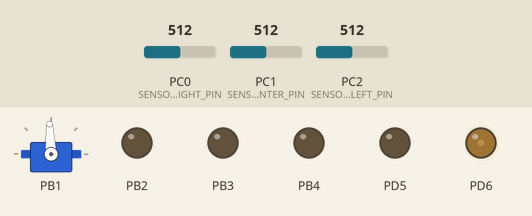
Recording of a program running on a simulated ATmega328P, built with avr-gcc and emulated at 16 MHz. Shown: servo, output pins drawn as LEDs (lit = HIGH). The inputs (shaded band) are chosen by the test bench; at power-on: PC0 (SENSOR_RIGHT_PIN) = 512, PC2 (SENSOR_LEFT_PIN) = 512, PC1 (SENSOR_CENTER_PIN) = 512. Servo pulses on a pin are drawn as a servo (544–2400 µs = 0–180°); pins used as bus, display or sensor lines are not drawn.

Above: at 1.2 s.
1.3 s: PC0 (SENSOR_RIGHT_PIN) set to 716
At 2.3 s:
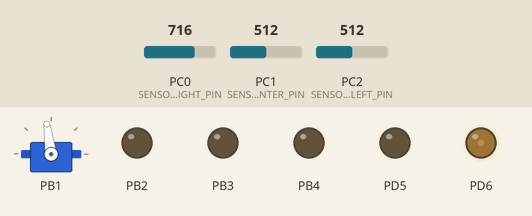
4.3 s: PC2 (SENSOR_LEFT_PIN) set to 122
At 6.5 s:
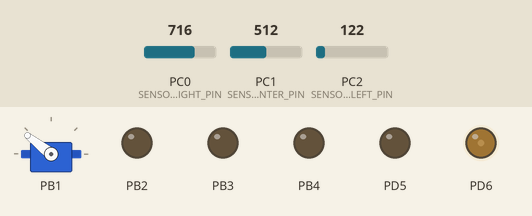
7.3 s: PC1 (SENSOR_CENTER_PIN) set to 539
At 8.5 s:
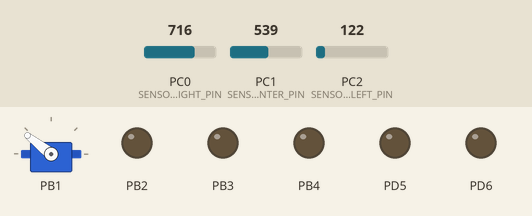
8.8 s: PC2 (SENSOR_LEFT_PIN) set to 510
At 10.3 s:
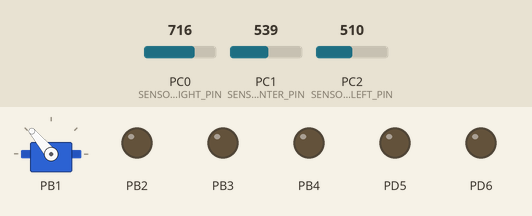
11.8 s: PC0 (SENSOR_RIGHT_PIN) set to 306
14.8 s: PC0 (SENSOR_RIGHT_PIN) set to 122
Timing chart, 0 to 21.2 s (numbered marks = the images above; inputs shaded):
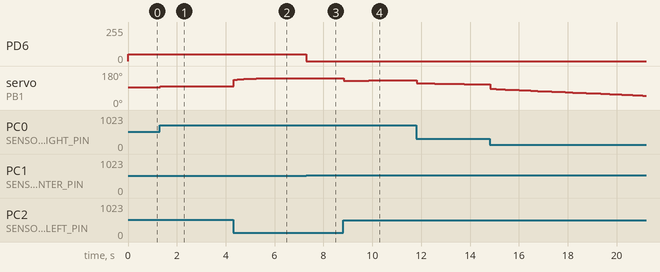

Measured:
- the behaviour switches between 530 and 531 on PC1 (SENSOR_CENTER_PIN) (found by bisection; images 2 and 3)
- after the input at 1.3 s, servo on PB1: 93° → 98° at once, → 99° 1.3 s later, → 100° 1.5 s later
- after the input at 7.3 s, PD6: 51/255 → 0/255 at once
- after the input at 8.8 s, servo on PB1: 142° → 128° at once, → 129° 0.30 s later, → 130° 0.74 s later, → 131° 1.5 s later

The program:

main.c
```c
/********************************************************************************
* main.c:
********************************************************************************/

/* Include directives */
#include "global_header.h"

/* Initiation of global variables */
struct pid servo_pid;

/********************************************************************************
* main:
********************************************************************************/
int main(void)
{
	pid_init(&servo_pid, SERVO_ANGLE_CENTER, SERVO_ANGLE_MIN, SERVO_ANGLE_MAX, 1, 0.001, 0.01);
	setup();

	while (true)
	{
		// Some work still remains before this function can handle the operation of the FSM.
		//fsm_run();

		// Debugging code for distance sensors.
		/*
		serial_print_string("Left: ");
		serial_print_double(ir_sensor_get_distance_cm(SENSOR_LEFT_PIN));
		serial_print_new_line();

		serial_print_string("Center: ");
		serial_print_double(ir_sensor_get_distance_cm(SENSOR_CENTER_PIN));
		serial_print_new_line();

		serial_print_string("Right: ");
		serial_print_double(ir_sensor_get_distance_cm(SENSOR_RIGHT_PIN));
		serial_print_new_line();
		delay_ms(1000);
		*/

		// Temporary solution for basic control of the car.
		pid_regulate(&servo_pid, ir_sensor_get_servo_pid_input(SENSOR_LEFT_PIN, SENSOR_RIGHT_PIN));
		servo_set_angle((uint8_t)servo_pid.output);
		motor_controller_run(ir_sensor_get_distance_cm(SENSOR_CENTER_PIN));
	}

	return 0;
}
```

adc.c
```c
/********************************************************************************
* adc.c: Contains function definitions relevant to AD-conversion.
********************************************************************************/

/* Include directives */
#include "adc.h"

/* External function definitions */

/********************************************************************************
* adc_read: Performs an AD-conversion on the desired pin and returns
*           the result.
********************************************************************************/
uint16_t adc_read(uint8_t pin)
{
	ADMUX = (0b00 << REFS0) | pin;
	ADCSRA = (1 << ADEN) | (1 << ADSC) | (0b111 << ADPS0);
	while ((ADCSRA & (1 << ADIF)) == 0);
	ADCSRA = (1 << ADIF);

	return ADC;
}

/********************************************************************************
* adc_read_avg_4: Performs four AD-conversions on the desired pin and returns
*                 the result as an average value.
********************************************************************************/
uint16_t adc_read_avg_4(uint8_t pin)
{
	uint16_t temp_readings = 0;

	for (uint8_t i = 0; i < 4; i++)
	{
		temp_readings += adc_read(pin);
	}

	return (temp_readings >> 2);
}

/********************************************************************************
* adc_read_avg_8: Performs eight AD-conversions on the desired pin and returns
*                 the result as an average value.
********************************************************************************/
uint16_t adc_read_avg_8(uint8_t pin)
{
	uint16_t temp_readings = 0;

	for (uint8_t i = 0; i < 8; i++)
	{
		temp_readings += adc_read(pin);
	}

	return (temp_readings >> 3);
}

/********************************************************************************
* adc_read_voltage: Performs eight AD-conversions on the desired pin and returns
*                   the result calculated into a voltage level.
********************************************************************************/
double adc_read_voltage(uint8_t pin)
{
	double voltage = ADC_RESOLUTION * adc_read_avg_8(pin);

	return voltage;
}
```

adc.h
```c
/********************************************************************************
* adc.h: Contains macro definitions and function declarations relevant to
*        AD-conversion.
********************************************************************************/

#ifndef ADC_H_
#define ADC_H_

/* Include directives */
#include "global_header.h"

/* Macro definitions */
#define VREF 3.3							// Voltage at the AREF pin.
#define ADC_MAX 1023.0						// Highest value in 10-bits.
#define ADC_RESOLUTION 0.0032				// 3.3 V divided into 1024 steps, 3.2 mV resolution.

/* External function declarations */
uint16_t adc_read(uint8_t pin);
uint16_t adc_read_avg_4(uint8_t pin);
uint16_t adc_read_avg_8(uint8_t pin);
double adc_read_voltage(uint8_t pin);

#endif /* ADC_H_ */
```

delay.c
```c
/********************************************************************************
* delay.c: Contains function definitions for functions used for
*		   generating delays.
*********************************************************************************/

/* Include directives */
#include "gpio.h"

/********************************************************************************
* delay_ms: Generates the desired delay in ms.
*********************************************************************************/
void delay_ms(uint16_t const delay_time_ms)
{
	for (uint16_t i = 0; i < delay_time_ms; i++)
	{
		_delay_ms(1);
	}

	return;
}

/********************************************************************************
* delay_us: Generates the desired delay in us.
*********************************************************************************/
void delay_us(const uint16_t delay_time_us)
{
	for (uint16_t i = 0; i < delay_time_us; i++)
	{
		_delay_us(1);
	}

	return;
}
```

fsm.c
```c
/********************************************************************************
* fsm.c: Contains function definitions and static variables related to the
*        implementation of a finite state machine.
********************************************************************************/

/* Include directives */
#include "fsm.h"

/* Static variables */
static enum STATE current_state = STATE_STANDBY;

/* External function definitions */

/********************************************************************************
* fsm_run: Determines the actions to be taken based on the current state.
********************************************************************************/
void fsm_run(void)
{
	switch (current_state)
	{
		case STATE_STANDBY:
		{
			// Actions to be taken during the current state.
			break;
		}
		case STATE_DRIVE:
		{
			// Actions to be taken during the current state.
			break;
		}
		case STATE_STOP:
		{
			// Actions to be taken during the current state.
			break;
		}
		case STATE_REVERSE:
		{
			// Actions to be taken during the current state.
			break;
		}
		default:
		{
			break;
		}
	}

	return;
}

/********************************************************************************
* fsm_set_state: Sets the state machine to a new state and takes actions
*                based on which states the transition is between.
********************************************************************************/
void fsm_set_state(const enum STATE new_state)
{
	switch (current_state)
	{
		case STATE_STANDBY:
		{
			if (new_state == STATE_DRIVE)
			{
				// Actions to be taken when transitioning from this state.
				break;
			}
			else
			{
				break;
			}
		}
		case STATE_DRIVE:
		{
			if (new_state == STATE_STOP)
			{
				// Actions to be taken when transitioning from this state.
				break;
			}
			else if (new_state == STATE_STANDBY)
			{
				// Actions to be taken when transitioning from this state.
				break;
			}
			else
			{
				break;
			}
		}
		case STATE_STOP:
		{
			if (new_state == STATE_DRIVE)
			{
				// Actions to be taken when transitioning from this state.
				break;
			}
			else if (new_state == STATE_REVERSE)
			{
				// Actions to be taken when transitioning from this state.
				break;
			}
			else if (new_state == STATE_STANDBY)
			{
				// Actions to be taken when transitioning from this state.
				break;
			}
			else
			{
				break;
			}
		}
		case STATE_REVERSE:
		{
			if (new_state == STATE_STOP)
			{
				// Actions to be taken when transitioning from this state.
				break;
			}
			else if (new_state == STATE_STANDBY)
			{
				// Actions to be taken when transitioning from this state.
				break;
			}
			else
			{
				break;
			}
		}
		default:
		{
			break;
		}
	}

	current_state = new_state;
	return;
}
```

fsm.h
```c
/********************************************************************************
* fsm.h: Contains enumerations and function declarations related to the
*        implementation of a finite state machine.
********************************************************************************/

#ifndef FSM_H_
#define FSM_H_

/* Include directives */
#include "global_header.h"

/* Enumerations */
enum STATE
{
	STATE_STANDBY,
	STATE_DRIVE,
	STATE_STOP,
	STATE_REVERSE
};

/* External function declarations */
void fsm_run(void);
void fsm_set_state(const enum STATE new_state);


#endif /* FSM_H_ */
```

global_header.h
```c
/********************************************************************************
* global_header.h: Header file containing include directives to every
*				   header file in the project. Also contains declarations of
*				   variables with a global scope.
********************************************************************************/

#ifndef GLOBAL_HEADER_H_
#define GLOBAL_HEADER_H_

/* Include directives */
#include "gpio.h"
#include "usart.h"
#include "adc.h"
#include "ir_sensor.h"
#include "servo.h"
#include "motor_controller.h"
#include "pid.h"
#include "status_led.h"
#include "fsm.h"

/* Global variable declarations */
extern struct pid servo_pid;

#endif /* GLOBAL_HEADER_H_ */
```

ir_sensor.c
```c
/********************************************************************************
* adc.c: Contains static variables and function definitions relevant to
*        analog IR distance sensor GP2Y0A21YK.
********************************************************************************/

/* Include directives */
#include "ir_sensor.h"

/* Static variables */
static double distance_readings[NUMBER_OF_SENSORS] = {0.0, 0.0, 0.0};

/********************************************************************************
* ir_sensor_get_servo_pid_input: Calculates the input to be sent to the PID-
*                                regulator based on readings from two
*                                side-facing distance sensors.
********************************************************************************/
double ir_sensor_get_servo_pid_input(const uint8_t left_pin, const uint8_t right_pin)
{
	const double input_difference = ir_sensor_get_input_difference(left_pin, right_pin);
	const double scaled_input = ((input_difference + DISTANCE_MAX) / (2 * DISTANCE_MAX));

	return (scaled_input * 180);
}

/********************************************************************************
* ir_sensor_get_input_difference: Calculates the difference in cm between
*                                 two side-facing distance sensors.
********************************************************************************/
double ir_sensor_get_input_difference(const uint8_t left_pin, const uint8_t right_pin)
{
	const double left_val = ir_sensor_get_distance_cm(left_pin);
	const double right_val = ir_sensor_get_distance_cm(right_pin);

	return (left_val - right_val);
}

/********************************************************************************
* ir_sensor_check_distance: Matches a given distance in cm against defined
*                           minimum and maximum values. Corrects the value
*                           to the closest boundary if it is out of range.
********************************************************************************/
double ir_sensor_check_distance(double val)
{
	if (val > DISTANCE_MAX)
	{
		val = (double)DISTANCE_MAX;
		return val;
	}
	else if (val < DISTANCE_MIN)
	{
		val = (double)DISTANCE_MIN;
		return val;
	}
	else return val;
}

/********************************************************************************
* ir_sensor_get_distance_cm: Measures the distance in cm to the closest
*                            detected object by the chosen sensor.
********************************************************************************/
double ir_sensor_get_distance_cm(uint8_t pin)
{
	double distance_cm = 29.988 * pow(adc_read_voltage(pin), -1.173);
	distance_cm = ir_sensor_check_distance(distance_cm);

	return distance_cm;
}

/********************************************************************************
* ir_sensor_get_read_all: Gets distance readings from all the sensors
*                         and stores the data in the static array
*                         distance_readings.
********************************************************************************/
void ir_sensor_get_read_all(void)
{
	distance_readings[INDEX_SENSOR_LEFT] = ir_sensor_get_distance_cm(SENSOR_LEFT_PIN);
	distance_readings[INDEX_SENSOR_CENTER] = ir_sensor_get_distance_cm(SENSOR_CENTER_PIN);
	distance_readings[INDEX_SENSOR_RIGHT] = ir_sensor_get_distance_cm(SENSOR_RIGHT_PIN);

	return;
}

/********************************************************************************
* ir_sensor_get_distance_reading: Returns the measured distance stored in the
*                                 static array distance_readings at the
*                                 given index.
********************************************************************************/
double ir_sensor_get_distance_reading(const uint8_t index)
{
	return distance_readings[index];
}
```

ir_sensor.h
```c
/********************************************************************************
* ir_sensor.h: Contains macro definitions and function declarations relevant to
*			   analog IR distance sensor GP2Y0A21YK.
********************************************************************************/

#ifndef IR_SENSOR_H_
#define IR_SENSOR_H_

/* Include directives */
#include "global_header.h"

/* Macro definitions */
#define DISTANCE_MAX 60
#define DISTANCE_MIN 10
#define DISTANCE_STOP_THRESHOLD 15

#define NUMBER_OF_SENSORS 3
#define INDEX_SENSOR_RIGHT 0
#define INDEX_SENSOR_CENTER 1
#define INDEX_SENSOR_LEFT 2

/* External function declarations */
double ir_sensor_get_servo_pid_input(const uint8_t left_pin, const uint8_t right_pin);
double ir_sensor_get_distance_cm(uint8_t pin);
double ir_sensor_check_distance(double val);
double ir_sensor_get_input_difference(const uint8_t left_pin, const uint8_t right_pin);
void ir_sensor_read_all(void);
double ir_sensor_get_distance_reading(const uint8_t index);

#endif /* IR_SENSOR_H_ */
```

isr.c
```c
/********************************************************************************
* isr.c: Contains the various Interrupt Service Routines used in the program.
********************************************************************************/

/* Include directives */
#include "global_header.h"

/* Interrupt service routines */

/********************************************************************************
* INT0_vect: Trigger condition: Rising edge PORTD2.
********************************************************************************/
ISR (INT0_vect)
{
	return;
}

/********************************************************************************
* INT1_vect: Trigger condition: Rising edge PORTD3.
********************************************************************************/
ISR (INT1_vect)
{
	return;
}

/********************************************************************************
* TIMER0_OVF_vect: Trigger condition: Executed every 255 us.
********************************************************************************/
ISR (TIMER0_OVF_vect)
{
	return;
}

/********************************************************************************
* TIMER1_OVF_vect: Trigger condition: Executed every 20 ms.
********************************************************************************/
ISR (TIMER1_OVF_vect)
{
	return;
}
```

motor_controller.h
```c
/********************************************************************************
* motor_controller.h: Contains macro definitions, enumerations and function
*                     definitions and declarations related to control of a DC-
*                     motor using the motor controller MDD3A.
*********************************************************************************/
#ifndef MOTOR_CONTROLLER_H_
#define MOTOR_CONTROLLER_H_

/* Include directives */
#include "global_header.h"

/* Enumerations */
enum motor_direction
{
	MOTOR_DIRECTION_FORWARD,
	MOTOR_DIRECTION_BACKWARD
};

/* Macro definitions */
#define MOTOR_SPEED_MAX 40
#define MOTOR_SPEED_MIN 20

/* Internal function declarations */
static inline uint8_t motor_controller_get_pwm_value(uint8_t motor_speed);

/* External function declarations */
void motor_controller_set_speed(uint8_t motor_speed);
void motor_controller_set_direction(const enum motor_direction new_direction);
void motor_controller_stop(void);
void motor_controller_run(const double center_distance_cm);
enum motor_direction motor_controller_get_motor_direction(void);
uint8_t motor_controller_check_speed(uint8_t speed);
uint8_t motor_controller_get_current_speed(void);
bool motor_controller_get_motor_stopped(void);

/* Internal function definitions */

/********************************************************************************
* motor_controller_get_pwm_value: Converts a value in the range 0 - 100 to
*                                 a value in the range 0 - 255.
*********************************************************************************/
static inline uint8_t motor_controller_get_pwm_value(uint8_t motor_speed)
{
	return (uint8_t)(motor_speed * 2.55);
}

#endif /* MOTOR_CONTROLLER_H_ */
```

pid.h
```c
/********************************************************************************
* pid.h: Contains structs and function declarations related to PID-regulation.
********************************************************************************/

#ifndef PID_REGULATOR_H_
#define PID_REGULATOR_H_

/* Include directives */
#include "global_header.h"

/* Structs */
struct pid
{
	double target;
	double output;
	double input;
	double output_min;
	double output_max;
	double last_error;
	double integrate;
	double derivate;
	double kp;
	double ki;
	double kd;
};

/* External function declarations */
void pid_init(struct pid* self, const double target,
			  const double output_min, const double output_max,
			  const double kp, const double ki, const double kd);
void pid_check_output(struct pid* self);
void pid_regulate(struct pid* self, const double pid_input);

#endif /* PID_REGULATOR_H_ */
```

Source omitted: motor_controller.c (4517 bytes), pid.c (2227 bytes), servo.c (1197 bytes), servo.h (727 bytes), setup.c (3472 bytes), status_led.c (1213 bytes), status_led.h (581 bytes), usart.c (3778 bytes), usart.h (2877 bytes), gpio.h (1176 bytes)
